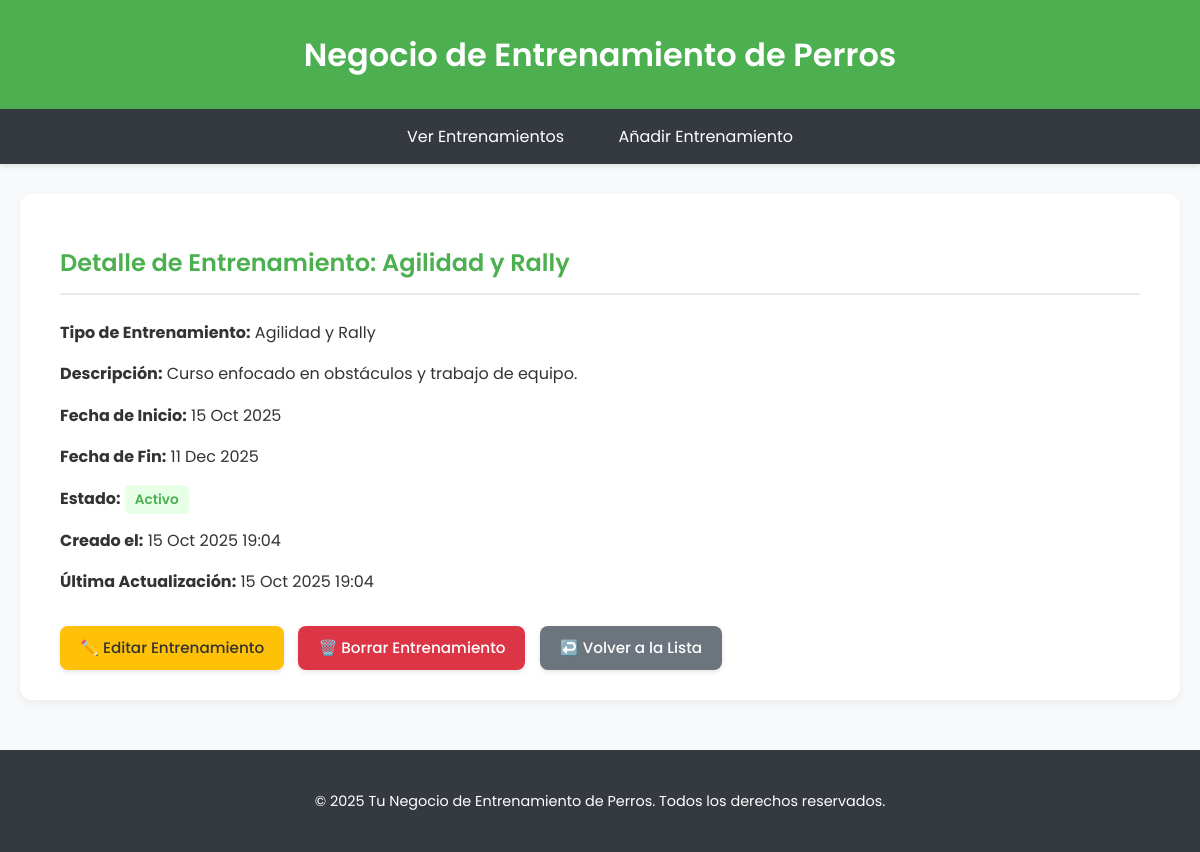
Page /2/ on the committed database.
### app_entrenamientos/models.py (models this page shows, shortened)
class Entrenamiento(models.Model):
    tipo_entrenamiento = models.CharField(
        max_length=100,
        help_text="Ej: Obediencia Básica, Agilidad, Guardia y Protección, Socialización, etc."
    )
    descripcion = models.TextField(
        blank=True,
        null=True,
        help_text="Descripción detallada del contenido del entrenamiento."
    )
    fecha_inicio = models.DateField(
        help_text="Fecha en que comienza el entrenamiento."
    )
    fecha_fin = models.DateField(
        blank=True,
        null=True,
        help_text="Fecha estimada de finalización del entrenamiento (puede ser nula si es continuo)."
    )
    activo = models.BooleanField(default=True)
    fecha_creacion = models.DateTimeField(auto_now_add=True)
    fecha_actualizacion = models.DateTimeField(auto_now=True)
    class Meta:
        verbose_name = "Entrenamiento de Perro"
        verbose_name_plural = "Entrenamientos de Perros"
        ordering = ['fecha_inicio', 'tipo_entrenamiento']

### app_entrenamientos/views.py (the view)
# urls.py: path('<int:pk>/', DetalleEntrenamiento.as_view(), name='detalle_entrenamiento'),
class DetalleEntrenamiento(DetailView):
    model = Entrenamiento
    template_name = 'app_entrenamientos/entrenamiento_detalle.html'
    context_object_name = 'entrenamiento'

### app_entrenamientos/templates/app_entrenamientos/entrenamiento_detalle.html (shortened to what this page needs)
<!DOCTYPE html>
<html lang="es">
<head>
</head>
<body>
    <header>
        <h1>Negocio de Entrenamiento de Perros</h1>
    </header>
    <nav>
        <ul>
            <li><a href="{% url 'app_entrenamientos:lista_entrenamientos' %}">Ver Entrenamientos</a></li>
            <li><a href="{% url 'app_entrenamientos:crear_entrenamiento' %}">Añadir Entrenamiento</a></li>
        </ul>
    </nav>
    <div class="container">
        <h2>Detalle de Entrenamiento: {{ entrenamiento.tipo_entrenamiento }}</h2>
        <p><strong>Tipo de Entrenamiento:</strong> {{ entrenamiento.tipo_entrenamiento }}</p>
        <p><strong>Descripción:</strong> {{ entrenamiento.descripcion|default:"No hay descripción disponible para este entrenamiento." }}</p>
        <p><strong>Fecha de Inicio:</strong> {{ entrenamiento.fecha_inicio|date:"d M Y" }}</p>
        <p><strong>Fecha de Fin:</strong> {{ entrenamiento.fecha_fin|date:"d M Y"|default:"Indefinido" }}</p>
        <p><strong>Estado:</strong>
            {% if entrenamiento.activo %}
                <span class="status-activo">Activo</span>
            {% else %}
                <span class="status-inactivo">Finalizado</span>
            {% endif %}
        </p>
        <p><strong>Creado el:</strong> {{ entrenamiento.fecha_creacion|date:"d M Y H:i" }}</p>
        <p><strong>Última Actualización:</strong> {{ entrenamiento.fecha_actualizacion|date:"d M Y H:i" }}</p>
        <div class="actions">
            <a href="{% url 'app_entrenamientos:editar_entrenamiento' entrenamiento.pk %}" class="btn btn-warning">✏️ Editar Entrenamiento</a>
            <a href="{% url 'app_entrenamientos:borrar_entrenamiento' entrenamiento.pk %}" class="btn btn-danger">🗑️ Borrar Entrenamiento</a>
            <a href="{% url 'app_entrenamientos:lista_entrenamientos' %}" class="btn btn-secondary">↩️ Volver a la Lista</a>
        </div>
    </div>
    <footer>
        <p>&copy; {% now "Y" %} Tu Negocio de Entrenamiento de Perros. Todos los derechos reservados.</p>
    </footer>
</body>
</html>

### app_entrenamientos/templates/app_entrenamientos/entrenamiento_detalle.html (style rules this page uses)
:root { --primary-color: #4CAF50; --secondary-color: #007bff; --danger-color: #dc3545; --warning-color: #ffc107; --info-color: #17a2b8; --text-color: #333; --background-light: #f8f9fa; --background-dark: #343a40; --border-color: #e9ecef; --card-bg: white; --shadow: 0 4px 10px rgba(0,0,0,0.05); }
body { font-family: 'Poppins', sans-serif; margin: 0; padding: 0; background-color: var(--background-light); color: var(--text-color); line-height: 1.6; }
header { background-color: var(--primary-color); color: white; padding: 1.8em 0; text-align: center; box-shadow: var(--shadow); }
h1 { margin: 0; font-weight: 600; }
nav ul { list-style-type: none; padding: 0; text-align: center; background-color: var(--background-dark); margin: 0; box-shadow: 0 2px 5px rgba(0,0,0,0.1); }
nav ul li { display: inline-block; margin: 0; }
nav ul li a { color: white; text-decoration: none; padding: 15px 25px; display: block; transition: background-color 0.3s ease, transform 0.2s ease; font-weight: 400; }
.container { width: 90%; max-width: 1100px; margin: 30px auto; background-color: var(--card-bg); padding: 30px 40px; box-shadow: var(--shadow); border-radius: 12px; overflow-x: auto; }
footer { text-align: center; padding: 25px; background-color: var(--background-dark); color: white; margin-top: 50px; font-size: 0.9em; }
h2, h3 { color: var(--primary-color); border-bottom: 2px solid var(--border-color); padding-bottom: 10px; margin-bottom: 25px; font-weight: 600; }
.status-activo { color: var(--primary-color); font-weight: 600; background-color: #e6ffe6; padding: 5px 10px; border-radius: 5px; font-size: 0.85em; }
.btn { display: inline-block; padding: 10px 20px; border-radius: 8px; text-decoration: none; margin-top: 15px; margin-right: 10px; transition: background-color 0.3s ease, transform 0.2s ease, box-shadow 0.3s ease; border: none; cursor: pointer; font-weight: 500; font-size: 0.95em; box-shadow: 0 2px 5px rgba(0,0,0,0.1); }
.btn-secondary { background-color: #6c757d; color: white; }
.btn-warning { background-color: var(--warning-color); color: var(--text-color); }
.btn-danger { background-color: var(--danger-color); color: white; }

### rows in the picture
Entrenamiento: tipo_entrenamiento "Agilidad y Rally", descripcion "Curso enfocado en obstáculos y trabajo de equipo.", fecha_inicio "15 Oct 2025", fecha_fin "11 Dec 2025", fecha_creacion "15 Oct 2025 19:04", fecha_actualizacion "15 Oct 2025 19:04"
